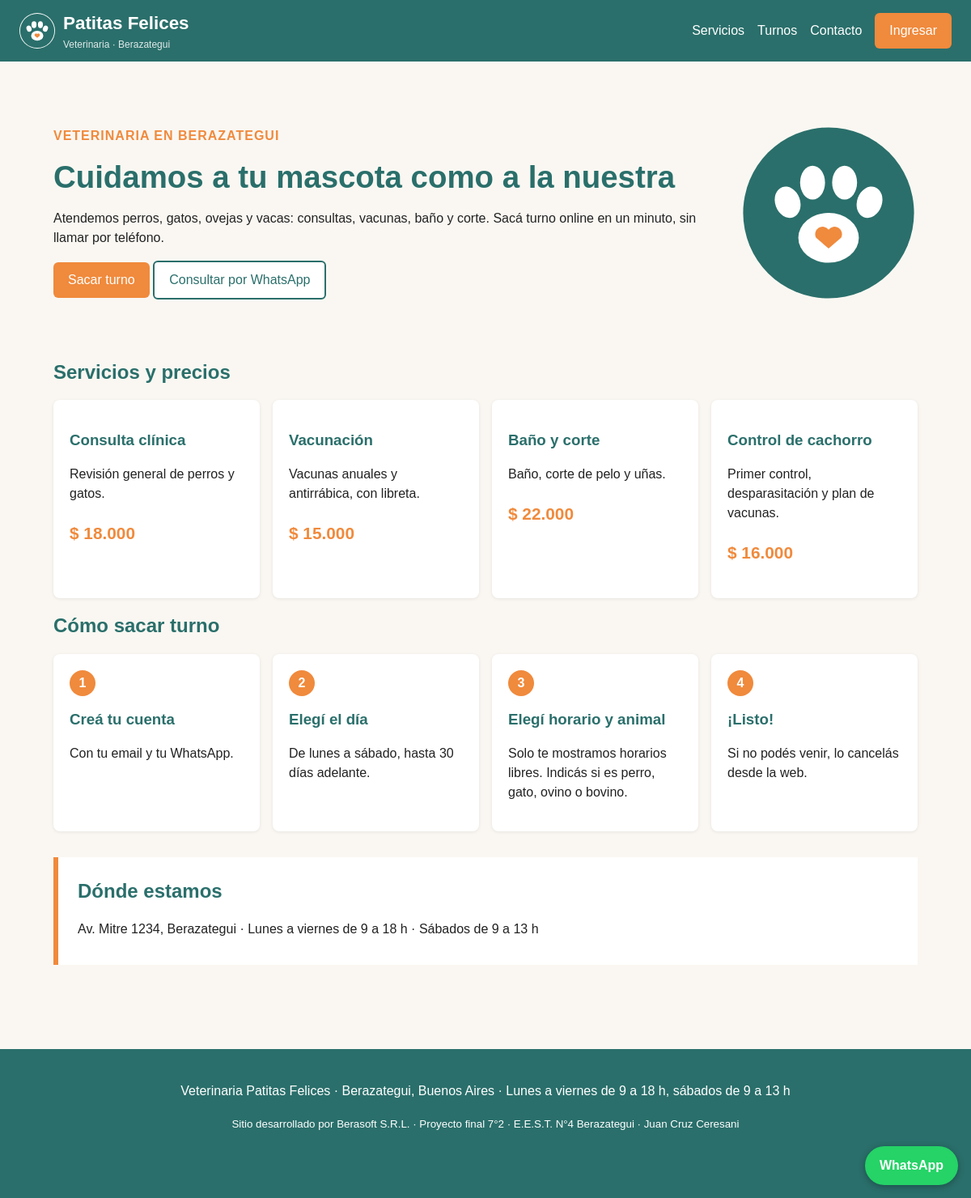
Before: / with the older database file.
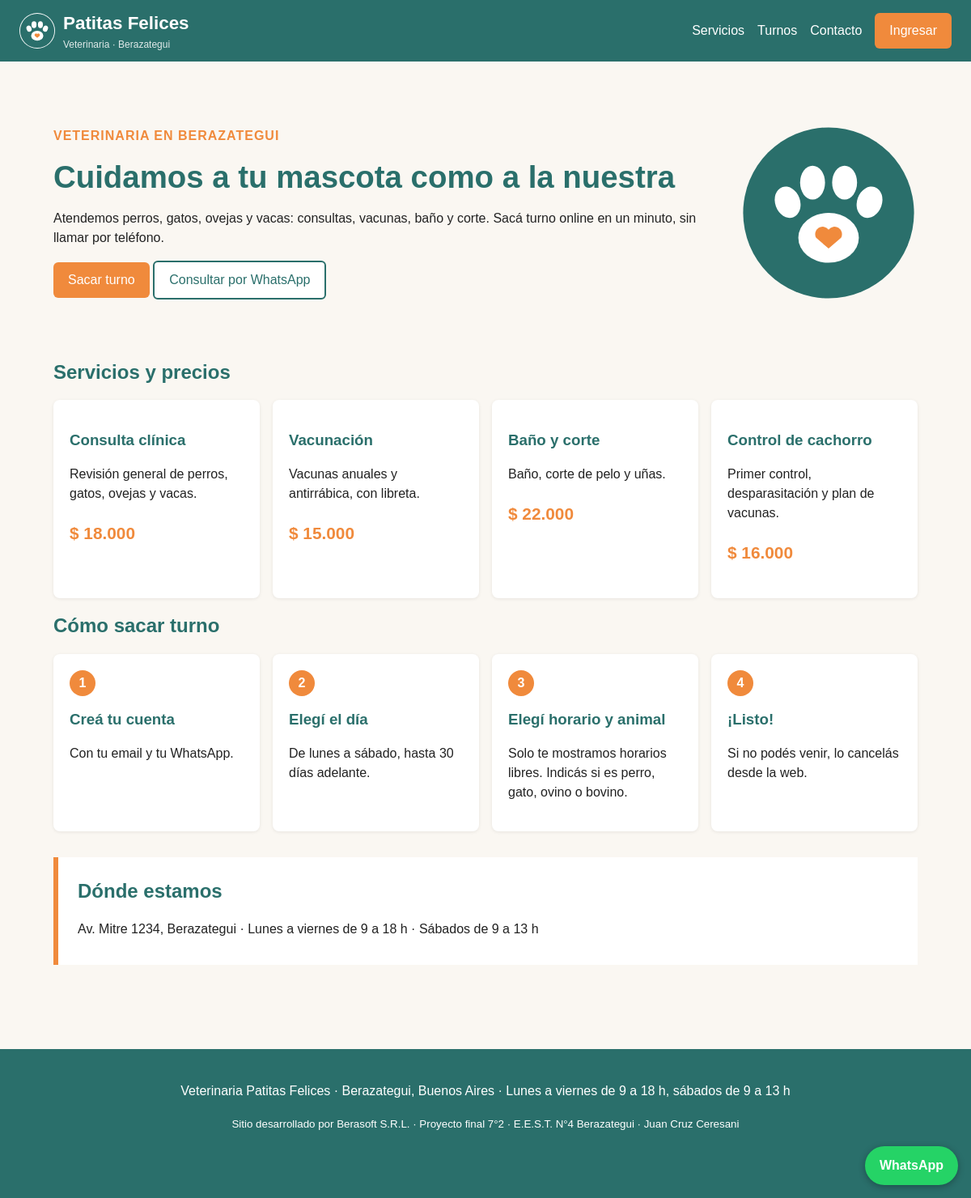
After: the same page with the newer database file.
### tables this page shows
CREATE TABLE servicios (
  id      INT AUTO_INCREMENT PRIMARY KEY,
  nombre  VARCHAR(80)   NOT NULL,
  detalle VARCHAR(200)  NOT NULL,
  precio  DECIMAL(10,2) NOT NULL                
);

### inc/funciones.php (called while the page is built, shortened)
<?php
require __DIR__ . '/conexion.php';
function h($texto) {
    return htmlspecialchars((string)$texto, ENT_QUOTES, 'UTF-8');
}
function usuario_actual() {
    global $db;
    if (empty($_SESSION['uid'])) return null;
    $st = $db->prepare('SELECT * FROM usuarios WHERE id = ? AND activo = 1');
    $st->execute([$_SESSION['uid']]);
    return $st->fetch() ?: null;
}
function pesos($n) {
    return '$ ' . number_format((float)$n, 0, ',', '.');
}

### index.php (the view, shortened to what this page needs)
<?php
$raiz = '';
require 'inc/funciones.php';
$servicios = $db->query('SELECT * FROM servicios ORDER BY id')->fetchAll();
require 'inc/cabecera.php';
?>
<section class="portada">
  <div>
    <p class="etiqueta">Veterinaria en Berazategui</p>
    <h1>Cuidamos a tu mascota como a la nuestra</h1>
    <p>Atendemos perros, gatos, ovejas y vacas: consultas, vacunas, baño y corte. Sacá turno online en un minuto, sin llamar por teléfono.</p>
    <p>
      <a class="boton" href="turnos.php">Sacar turno</a>
      <a class="boton claro" href="https://wa.me/<?= WHATSAPP ?>">Consultar por WhatsApp</a>
    </p>
  </div>
  <img src="img/logo.svg" alt="Logo de Patitas Felices" class="portada-logo">
</section>
<section id="servicios">
  <h2>Servicios y precios</h2>
  <div class="grilla">
    <?php foreach ($servicios as $s): ?>
      <article class="tarjeta">
        <h3><?= h($s['nombre']) ?></h3>
        <p><?= h($s['detalle']) ?></p>
        <p class="precio"><?= pesos($s['precio']) ?></p>
      </article>
    <?php endforeach; ?>
  </div>
</section>
<section>
  <h2>Cómo sacar turno</h2>
  <div class="grilla">
    <article class="tarjeta"><span class="numero">1</span><h3>Creá tu cuenta</h3><p>Con tu email y tu WhatsApp.</p></article>
    <article class="tarjeta"><span class="numero">2</span><h3>Elegí el día</h3><p>De lunes a sábado, hasta 30 días adelante.</p></article>
    <article class="tarjeta"><span class="numero">3</span><h3>Elegí horario y animal</h3><p>Solo te mostramos horarios libres. Indicás si es perro, gato, ovino o bovino.</p></article>
    <article class="tarjeta"><span class="numero">4</span><h3>¡Listo!</h3><p>Si no podés venir, lo cancelás desde la web.</p></article>
  </div>
</section>
<section class="caso">
  <h2>Dónde estamos</h2>
  <p>Av. Mitre 1234, Berazategui · Lunes a viernes de 9 a 18 h · Sábados de 9 a 13 h</p>
</section>
<?php require 'inc/pie.php'; ?>

### inc/cabecera.php (shortened to what this page needs)
<?php
$yo = usuario_actual();
?>
<!DOCTYPE html>
<html lang="es">
<head>
  <link rel="stylesheet" href="<?= $raiz ?>css/estilos.css">
</head>
<body>
<header class="barra">
  <a class="marca" href="<?= $raiz ?>index.php">
    <img src="<?= $raiz ?>img/logo.svg" alt="">
    <span>Patitas Felices <small>Veterinaria · Berazategui</small></span>
  </a>
  <nav>
    <a href="<?= $raiz ?>index.php#servicios">Servicios</a>
    <a href="<?= $raiz ?>turnos.php">Turnos</a>
    <a href="<?= $raiz ?>contacto.php">Contacto</a>
    <?php if ($yo): ?>
      <?php if ($yo['rol'] === 'admin'): ?><a href="<?= $raiz ?>admin/index.php" class="boton">Administración</a><?php endif; ?>
      <a href="<?= $raiz ?>salir.php">Salir</a>
    <?php else: ?>
      <a href="<?= $raiz ?>ingresar.php" class="boton">Ingresar</a>
    <?php endif; ?>
  </nav>
</header>
<main>

### inc/pie.php
</main>
<footer class="pie">
  <p>Veterinaria Patitas Felices · Berazategui, Buenos Aires · Lunes a viernes de 9 a 18 h, sábados de 9 a 13 h</p>
  <p><small>Sitio desarrollado por Berasoft S.R.L. · Proyecto final 7°2 · E.E.S.T. N°4 Berazategui · Juan Cruz Ceresani</small></p>
</footer>
<a class="whatsapp" href="https://wa.me/<?= WHATSAPP ?>" title="Atención al cliente por WhatsApp">WhatsApp</a>
</body>
</html>

### css/estilos.css (style rules this page uses)
:root { --principal: #2a6f6b; --acento: #f08a3c; --fondo: #faf7f2; }
* { box-sizing: border-box; }
body { margin: 0; font-family: Arial, Helvetica, sans-serif; color: #222; background: var(--fondo); line-height: 1.5; }
a { color: var(--principal); }
main { max-width: 1100px; margin: 0 auto; padding: 24px 16px; }
h1, h2, h3 { color: var(--principal); line-height: 1.2; }
.barra { display: flex; flex-wrap: wrap; align-items: center; justify-content: space-between; gap: 12px; padding: 12px 24px; background: var(--principal); }
.barra a { color: #fff; text-decoration: none; }
.marca { display: flex; align-items: center; gap: 10px; font-size: 1.4rem; font-weight: bold; }
.marca img { width: 44px; height: 44px; background: #fff; border-radius: 50%; }
.marca small { display: block; font-size: .75rem; font-weight: normal; opacity: .85; }
.barra nav { display: flex; flex-wrap: wrap; align-items: center; gap: 16px; }
.boton { display: inline-block; padding: 10px 18px; border: 0; border-radius: 6px; cursor: pointer; background: var(--acento); color: #fff !important; font-size: 1rem; text-decoration: none; }
.boton.claro { background: #fff; color: var(--principal) !important; border: 2px solid var(--principal); }
.portada { display: flex; align-items: center; justify-content: space-between; gap: 32px; padding: 40px 0; }
.portada h1 { font-size: 2.4rem; margin: 8px 0 16px; }
.portada-logo { width: 220px; }
.etiqueta { color: var(--acento); font-weight: bold; text-transform: uppercase; letter-spacing: 1px; }
.caso { background: #fff; border-left: 6px solid var(--acento); padding: 8px 24px 16px; margin: 32px 0; }
.grilla { display: grid; grid-template-columns: repeat(auto-fit, minmax(230px, 1fr)); gap: 16px; }
.tarjeta { background: #fff; border-radius: 8px; padding: 20px; box-shadow: 0 1px 4px rgba(0, 0, 0, .08); }
.numero { display: inline-block; width: 32px; height: 32px; border-radius: 50%; text-align: center; line-height: 32px; background: var(--acento); color: #fff; font-weight: bold; }
.precio { font-size: 1.3rem; font-weight: bold; color: var(--acento); }
.pie { text-align: center; padding: 24px 16px 64px; background: var(--principal); color: #fff; margin-top: 48px; }
.whatsapp { position: fixed; right: 16px; bottom: 16px; padding: 12px 18px; border-radius: 30px; background: #25d366; color: #fff; font-weight: bold; text-decoration: none; box-shadow: 0 2px 8px rgba(0, 0, 0, .3); }

Changed rows visible on the page:
changed servicios "Consulta clínica": detalle "Revisión general de perros y gatos." → "Revisión general de perros, gatos, ovejas y vacas."
